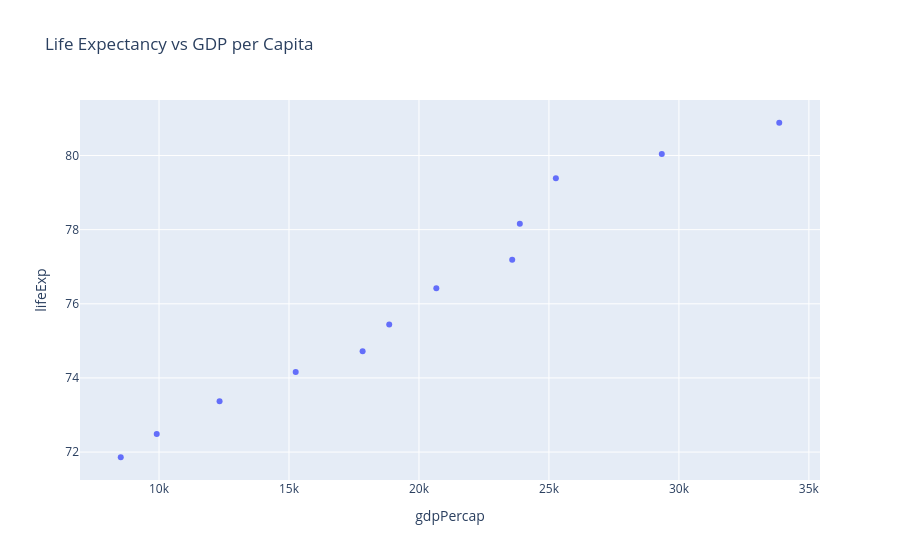

The cell this chart's notebook holds for it:
### Code cell
fig = px.scatter(sweden_df, x='gdpPercap', y='lifeExp', title='Life Expectancy vs GDP per Capita')
fig.show()

### Figure 1 — Plotly figure (JSON) as saved in the notebook; plotly's stock layout.template omitted (floating-point values rounded to 4 significant figures)
{"data": [{"hovertemplate": "gdpPercap=%{x}<br>lifeExp=%{y}<extra></extra>", "legendgroup": "", "marker": {"color": "#636efa", "symbol": "circle"}, "mode": "markers", "name": "", "orientation": "v", "showlegend": false, "type": "scatter", "x": [8528.0, 9912.0, 12330.0, 15260.0, 17830.0, 18860.0, 20670.0, 23590.0, 23880.0, 25270.0, 29340.0, 33860.0], "xaxis": "x", "y": [71.86, 72.49, 73.37, 74.16, 74.72, 75.44, 76.42, 77.19, 78.16, 79.39, 80.04, 80.88], "yaxis": "y"}], "layout": {"legend": {"tracegroupgap": 0}, "title": {"text": "Life Expectancy vs GDP per Capita"}, "xaxis": {"anchor": "y", "domain": [0, 1], "title": {"text": "gdpPercap"}}, "yaxis": {"anchor": "x", "domain": [0, 1], "title": {"text": "lifeExp"}}}}
